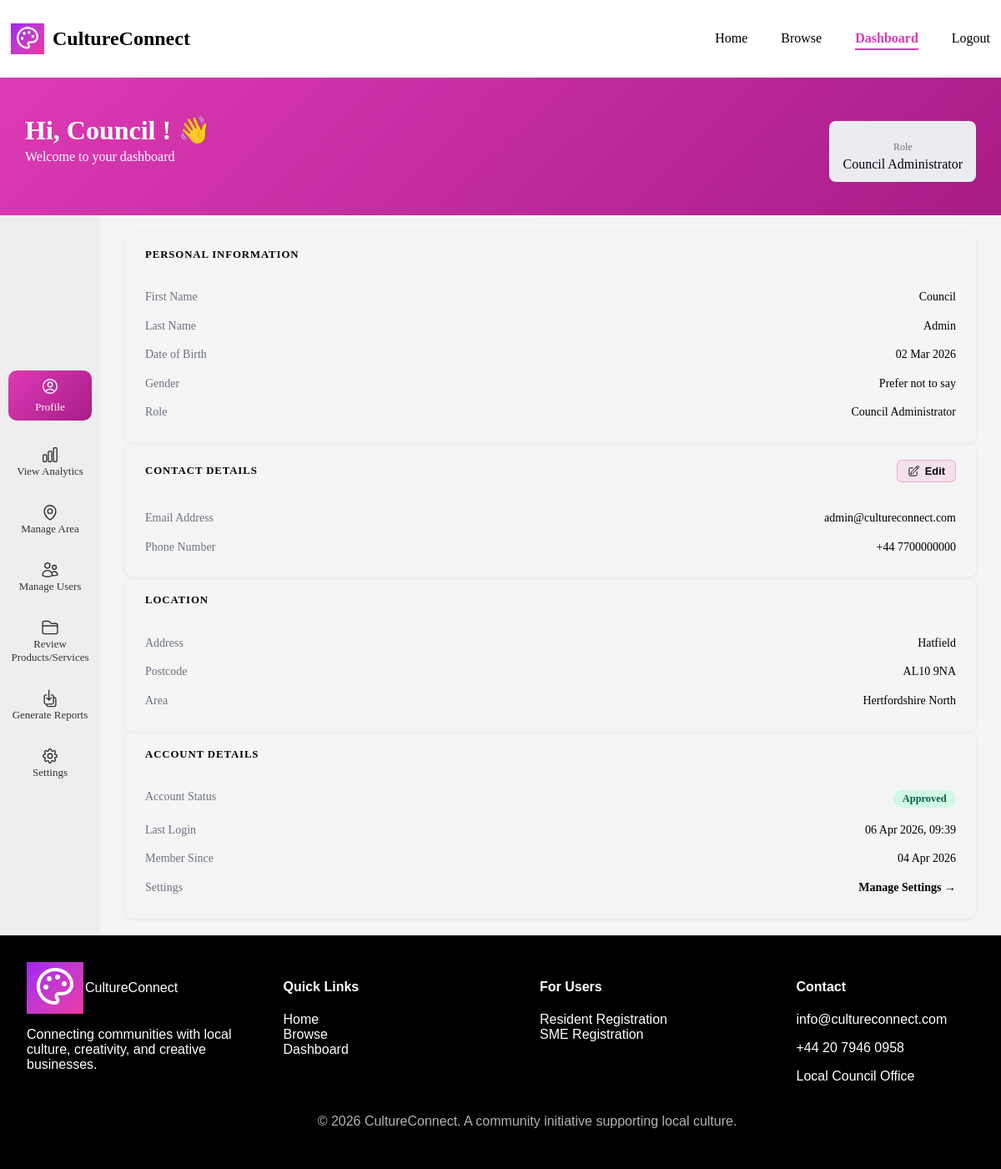
Before: /frontend/pages/dashboard.php?page=profile (signed in) with the older database file.
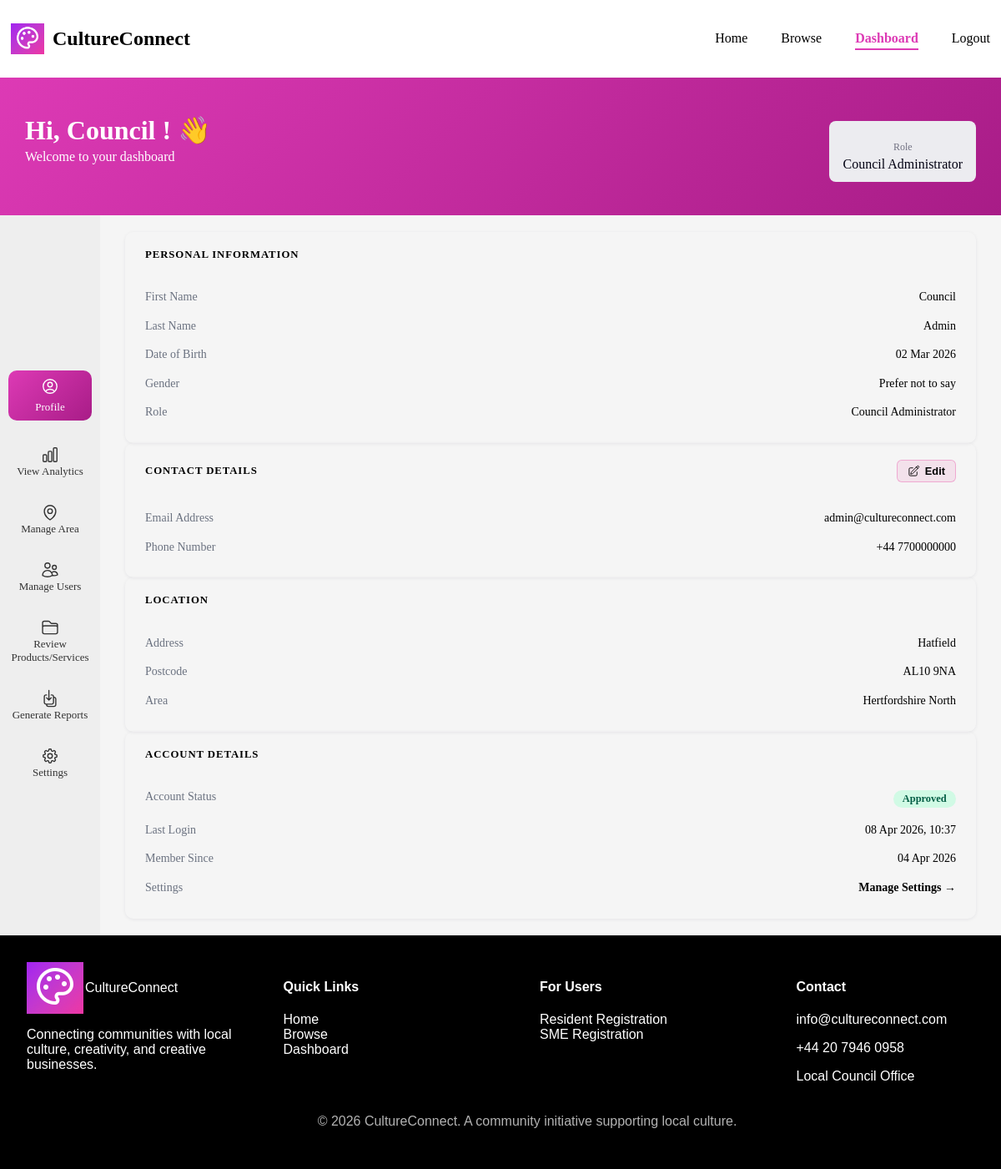
After: the same page with the newer database file.
### tables this page shows
CREATE TABLE `resident_profiles` (
  `profile_id` int(11) NOT NULL,
  `user_id` int(11) NOT NULL,
  `first_name` varchar(50) NOT NULL,
  `last_name` varchar(50) NOT NULL,
  `date_of_birth` date NOT NULL,
  `gender` enum('Male','Female','Non-binary','Transgender','Genderqueer','Genderfluid','Agender','Intersex','Other','Prefer not to say') DEFAULT 'Prefer not to say',
  `address` varchar(255) NOT NULL,
  `phone` varchar(20) NOT NULL,
  `postcode` varchar(10) NOT NULL,
  `created_at` timestamp NOT NULL DEFAULT current_timestamp(),
  `area_id` int(11) NOT NULL
);

CREATE TABLE `users` (
  `user_id` int(11) NOT NULL,
  `password_hash` varchar(255) NOT NULL,
  `last_login` timestamp NOT NULL DEFAULT current_timestamp(),
  `account_status` enum('pending','approved','rejected') NOT NULL DEFAULT 'pending',
  `role` varchar(50) NOT NULL,
  `email_address` varchar(100) NOT NULL
);

CREATE TABLE `areas` (
  `area_id` int(11) NOT NULL,
  `area_name` varchar(100) NOT NULL,
  `description` text NOT NULL,
  `postcode` varchar(20) NOT NULL,
  `latitude` decimal(9,6) DEFAULT NULL,
  `longitude` decimal(9,6) DEFAULT NULL
);

### frontend/pages/profile.php (the view, shortened to what this page needs)
<?php
$user_id = $_SESSION['user_id'];
$role    = $_SESSION['user_role'];
$prf_user_stmt = $conn->prepare("SELECT email_address, role, account_status, last_login FROM users WHERE user_id = ? LIMIT 1");
$prf_user_stmt->bind_param("i", $user_id);
$prf_user_stmt->execute();
$prf_user = $prf_user_stmt->get_result()->fetch_assoc();
$prf_profile   = [];
$prf_area_name = 'N/A';
if ($role === 'SME') {
    $prf_p_stmt = $conn->prepare("
        SELECT sp.business_name, sp.approval_status, sp.description,
               sp.phone, sp.created_at,
               a.area_name,
               psc.subcategory_name,
               pc.category_name
        FROM sme_profiles sp
        LEFT JOIN areas a                            ON sp.area_id        = a.area_id
        LEFT JOIN product_service_subcategories psc  ON sp.subcategory_id = psc.subcategory_id
        LEFT JOIN product_service_categories pc      ON psc.category_id   = pc.category_id
        WHERE sp.user_id = ?
        LIMIT 1
    ");
    $prf_p_stmt->bind_param("i", $user_id);
    $prf_p_stmt->execute();
    $prf_profile   = $prf_p_stmt->get_result()->fetch_assoc() ?? [];
    $prf_p_stmt->close();
    $prf_area_name = $prf_profile['area_name'] ?? 'N/A';
} else {
    $prf_p_stmt = $conn->prepare("
        SELECT rp.first_name, rp.last_name, rp.date_of_birth, rp.gender,
               rp.address, rp.phone, rp.postcode, rp.created_at,
               a.area_name
        FROM resident_profiles rp
        LEFT JOIN areas a ON rp.area_id = a.area_id
        WHERE rp.user_id = ?
        LIMIT 1
    ");
    $prf_p_stmt->bind_param("i", $user_id);
    $prf_p_stmt->execute();
    $prf_profile   = $prf_p_stmt->get_result()->fetch_assoc() ?? [];
    $prf_area_name = $prf_profile['area_name'] ?? 'N/A';
}
 function prf_safe(string $val): string {
    return htmlspecialchars($val, ENT_QUOTES, 'UTF-8');
}
$prf_status_map = [
    'approved' => ['label' => 'Approved', 'class' => 'prf-badge--approved'],
    'pending'  => ['label' => 'Pending',  'class' => 'prf-badge--pending'],
    'rejected' => ['label' => 'Rejected', 'class' => 'prf-badge--rejected'],
];
$prf_account_status = $prf_user['account_status'] ?? 'pending';
$prf_status_info    = $prf_status_map[$prf_account_status] ?? ['label' => ucfirst($prf_account_status), 'class' => 'prf-badge--pending'];
?>
        <div class="prf-card">
            <h3 class="prf-card-title">
                <?= $role === 'SME' ? 'Business Information' : 'Personal Information' ?>
            </h3>
            <?php if ($role === 'SME') : ?>
                <div class="prf-row">
                    <span class="prf-label">Business Name</span>
                    <span class="prf-value"><?= prf_safe($prf_profile['business_name'] ?? 'N/A') ?></span>
                </div>
                <div class="prf-row">
                    <span class="prf-label">Category</span>
                    <span class="prf-value"><?= prf_safe($prf_profile['category_name'] ?? 'N/A') ?></span>
                </div>
                <div class="prf-row">
                    <span class="prf-label">Subcategory</span>
                    <span class="prf-value"><?= prf_safe($prf_profile['subcategory_name'] ?? 'N/A') ?></span>
                </div>
                <div class="prf-row">
                    <span class="prf-label">Description</span>
                    <span class="prf-value prf-value--wrap"><?= prf_safe($prf_profile['description'] ?? 'N/A') ?></span>
                </div>
            <?php else : ?>
                <div class="prf-row">
                    <span class="prf-label">First Name</span>
                    <span class="prf-value"><?= prf_safe($prf_profile['first_name'] ?? 'N/A') ?></span>
                </div>
                <div class="prf-row">
                    <span class="prf-label">Last Name</span>
                    <span class="prf-value"><?= prf_safe($prf_profile['last_name'] ?? 'N/A') ?></span>
                </div>
                <div class="prf-row">
                    <span class="prf-label">Date of Birth</span>
                    <span class="prf-value">
                        <?= !empty($prf_profile['date_of_birth']) ? date('d M Y', strtotime($prf_profile['date_of_birth'])) : 'N/A' ?>
                    </span>
                </div>
                <div class="prf-row">
                    <span class="prf-label">Gender</span>
                    <span class="prf-value"><?= prf_safe($prf_profile['gender'] ?? 'N/A') ?></span>
                </div>
            <?php endif; ?>
            <div class="prf-row">
                <span class="prf-label">Role</span>
                <span class="prf-value"><?= prf_safe($role) ?></span>
            </div>
        </div>
        <div class="prf-card">
            <div class="prf-card-title-row">
                <h3 class="prf-card-title">Contact Details</h3>
                <button class="prf-edit-btn" onclick="prfOpenModal()">
                    Edit
                </button>
            </div>
            <div class="prf-row">
                <span class="prf-label">Email Address</span>
                <span class="prf-value" id="prf-display-email"><?= prf_safe($prf_user['email_address'] ?? 'N/A') ?></span>
            </div>
            <div class="prf-row">
                <span class="prf-label">Phone Number</span>
                <span class="prf-value" id="prf-display-phone"><?= prf_safe($prf_profile['phone'] ?? 'N/A') ?></span>
            </div>
        </div>
        <div class="prf-card">
            <h3 class="prf-card-title">Location</h3>
            <?php if ($role !== 'SME') : ?>
                <div class="prf-row">
                    <span class="prf-label">Address</span>
                    <span class="prf-value"><?= prf_safe($prf_profile['address'] ?? 'N/A') ?></span>
                </div>
                <div class="prf-row">
                    <span class="prf-label">Postcode</span>
                    <span class="prf-value"><?= prf_safe($prf_profile['postcode'] ?? 'N/A') ?></span>
                </div>
            <?php endif; ?>
            <div class="prf-row">
                <span class="prf-label">Area</span>
                <span class="prf-value"><?= prf_safe($prf_area_name) ?></span>
            </div>
        </div>
        <div class="prf-card">
            <h3 class="prf-card-title">Account Details</h3>
            <div class="prf-row">
                <span class="prf-label">Account Status</span>
                <span class="prf-value">
                    <span class="prf-badge <?= $prf_status_info['class'] ?>"><?= $prf_status_info['label'] ?></span>
                </span>
            </div>
            <div class="prf-row">
                <span class="prf-label">Last Login</span>
                <span class="prf-value">
                    <?= !empty($prf_user['last_login']) ? date('d M Y, H:i', strtotime($prf_user['last_login'])) : 'N/A' ?>
                </span>
            </div>
            <div class="prf-row">
                <span class="prf-label">Member Since</span>
                <span class="prf-value">
                    <?= !empty($prf_profile['created_at']) ? date('d M Y', strtotime($prf_profile['created_at'])) : 'N/A' ?>
                </span>
            </div>
            <div class="prf-row">
                <span class="prf-label">Settings</span>
                <span class="prf-value">
                    <a href="?page=settings" class="prf-settings-link">Manage Settings →</a>
                </span>
            </div>
        </div>
    </div>
</div>

### frontend/pages/dashboard.php (shortened to what this page needs)
<?php
$page = $_GET['page'] ?? 'home';
?>
<!DOCTYPE html>
<html lang="en">
<head>
    <link rel="stylesheet" href="../css/styles.css">
</head>
<body>
<div class="page-wrapper">
<?php
    include "../components/header.php";
?>
<section class="dashboard-welcome">
  <div class="container welcome-container">
    <div class="welcome-text">
      <h1 class="welcome-title">Hi,
      <span id="userName">
        <?php
          $role = $_SESSION['user_role'] ?? '';
          if ($role === 'SME') {
              echo htmlspecialchars($_SESSION['business_name'] ?? 'User');
          } elseif ($role === 'Resident') {
              echo htmlspecialchars($_SESSION['first_name'] ?? 'User');
          } else {
              echo htmlspecialchars($_SESSION['first_name'] ?? 'User');
          }
        ?>
      </span>! 👋</h1>
      <p class="welcome-subtitle">Welcome to your dashboard</p>
    </div>
    <div class="role-badge">
      <p class="role-label">Role</p>
      <p class="role-name" id="userRole">
        <?php echo htmlspecialchars($_SESSION['user_role'] ?? 'Unknown'); ?>
      </p>
    </div>
  </div>
</section>
<div class="dashboard-layout3">
   <div class="sidebar">
   <?php include "../components/sidebar.php"; ?>
   </div>
   <div class="dashboard-content">
   <?php
   $file = "../pages/" . $page . ".php";
   if (file_exists($file)) {
    include $file;
   } else {
    include "../pages/home.php";
   }?>
   </div>
<?php
    include "../components/footer.php";
?>
</body>
</html>

### frontend/components/header.php (shortened to what this page needs)
<header>
<?php
$current_page = basename($_SERVER['PHP_SELF']);
$logged_in = isset($_SESSION['user_id']);
?>
<div class="header-container">
    <div class="logo-section">
        <img src="../images/logo.png" alt="CultureConnect Logo" class="logo">
        <h2>CultureConnect</h2>
    </div>
    <nav class="nav-menu">
        <ul>
            <li>
                <a href="../pages/index.php" class="<?= $current_page == 'index.php' ? 'active' : '' ?>">
                    Home
                </a>
            </li>
            <li>
                <a href="../pages/browse.php" class="<?= $current_page == 'browse.php' ? 'active' : '' ?>">
                    Browse
                </a>
            </li>
            <?php if (!$logged_in): ?>
                <li>
                    <a href="../pages/login.php" class="<?= $current_page == 'login.php' ? 'active' : '' ?>">
                        Login
                    </a>
                </li>
                <li>
                    <a href="../pages/register.php" class="<?= $current_page == 'register.php' ? 'active' : '' ?>">
                        Register
                    </a>
                </li>
            <?php else: ?>
                <li>
                    <a href="../pages/dashboard.php" class="<?= $current_page == 'dashboard.php' ? 'active' : '' ?>">
                        Dashboard
                    </a>
                </li>
                <li>
                    <a href="../pages/logout.php">Logout</a>
                </li>
            <?php endif; ?>
        </ul>
    </nav>
</div>
</header>

### frontend/components/sidebar.php (shortened to what this page needs)
<?php
$userRole = $_SESSION['user_role'] ?? '';
?>
<aside class="sidebar">
<ul>
<?php if($userRole == "Council Administrator"){ ?>
<li>
<a href="dashboard.php?page=profile" class="<?php echo ($page == 'profile') ? 'active' : ''; ?>">
<span>Profile</span>
</a>
</li>
<li>
<a href="dashboard.php?page=analytics" class="<?php echo ($page == 'analytics') ? 'active' : ''; ?>">
<span>View Analytics</span>
</a>
</li>
<li>
<a href="dashboard.php?page=manage-area" class="<?php echo ($page == 'manage-area') ? 'active' : ''; ?>">
<span>Manage Area</span>
</a>
</li>
<li>
<a href="dashboard.php?page=manage-users" class="<?php echo ($page == 'manage-users') ? 'active' : ''; ?>">
<span>Manage Users</span>
</a>
</li>
<li>
<a href="dashboard.php?page=manage-listings" class="<?php echo ($page == 'manage-listings') ? 'active' : ''; ?>">
<span>Review Products/Services</span>
</a>
</li>
<li>
<a href="dashboard.php?page=reports" class="<?php echo ($page == 'reports') ? 'active' : ''; ?>">
<span>Generate Reports</span>
</a>
</li>
<li>
<a href="dashboard.php?page=settings" class="<?php echo ($page == 'settings') ? 'active' : ''; ?>">
<span>Settings</span>
</a>
</li>
<?php } ?>
</ul>
</aside>

### frontend/components/footer.php
<footer class="footer">
  <section class="footer-top">
    <div class="column">
        <div class="logo-container">
            <img src="../images/logo.png" alt="CultureConnect Logo">
            <span>CultureConnect</span>
        </div>
        <p>Connecting communities with
               local culture, creativity, and
               creative businesses.</p>
    </div>
    <div class="column">
        <h4>Quick Links</h4>
        <ul>
            <li><a href="../pages/index.php">Home</a></li>
            <li><a href="../pages/browse.php">Browse</a></li>
            <li><a href="../pages/dashboard.php">Dashboard</a></li>
        </ul>
    </div>
    <div class="column">
        <h4>For Users</h4>
     <ul>
        <li><a href="register.php?type=resident">Resident Registration</a></li>
        <li><a href="register.php?type=sme">SME Registration</a></li>
     </ul>
    </div>
    <div class="column">
        <H4>Contact</h4>
        <p>info@cultureconnect.com</p>
        <p>+44 20 7946 0958</p>
        <p>Local Council Office</p>
    </div>
  </section>
  <section class="footer-bottom">
    <p> © 2026 CultureConnect. A community initiative supporting local culture.</p>
  </section>
</footer>

Changed rows visible on the page:
changed users "admin@cultureconnect.com": last_login "06 Apr 2026, 09:39" → "08 Apr 2026, 10:37"
